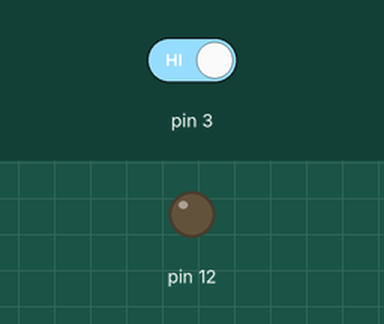
Simulated run of this sketch. Board: Arduino Uno, built with avr-gcc and run on an emulated ATmega328P. Parts: output pins drawn as LEDs (lit = HIGH). The test bench sets the inputs (shaded band); at power-on: pin 3 HIGH.

Above: at 1.2 s.
1.3 s: pin 3 driven LOW
At 2.5 s:
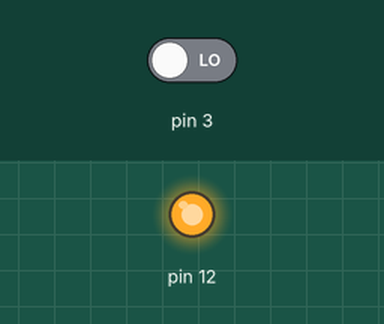
2.8 s: pin 3 driven HIGH
At 3.6 s:
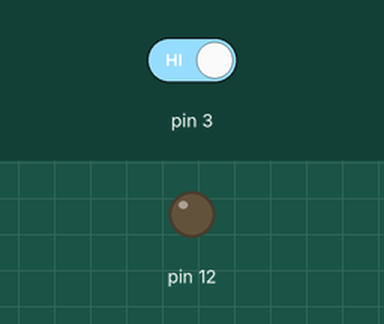
Timing chart, 0 to 5.8 s (numbered marks = the images above; inputs shaded):
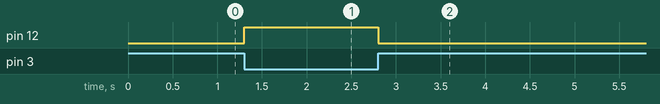

The sketch:

harjoitus_3_1_luomala_toni1.ino
```cpp
// C++ code
//
void setup()
{
  pinMode(3, INPUT);
  pinMode(12, OUTPUT);


}
 int switchState = 0; // painikkeen tila alustettu muuttujaan
void loop()
{
  switchState = digitalRead(3); // painikkeen tila luettuna portista
  if (switchState == LOW) // LOW = Painike alhaalla
  {
  digitalWrite(12, HIGH); // HIGH = Painike ylhäällä
  }
  else {
  digitalWrite(12, LOW);
  };
  // HIGH ja LOW tilat on nyt vähän epäloogisesti suhteessa lediin,
  // koska jos painike on HIGH silloin led on LOW
}
```

Measured:
- after the input at 1.3 s, pin 12: LOW → HIGH at once
- after the input at 2.8 s, pin 12: HIGH → LOW at once
